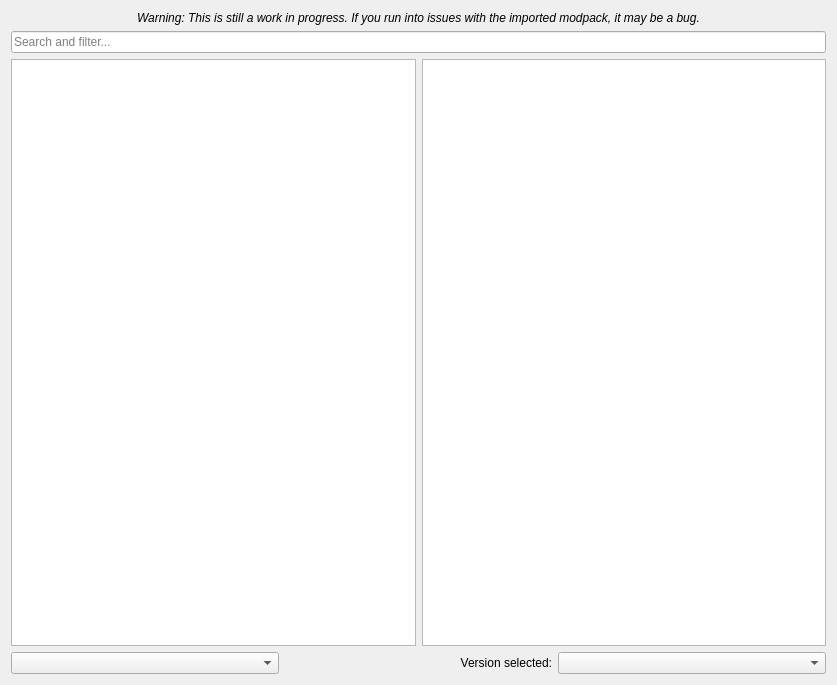
<?xml version="1.0" encoding="UTF-8"?>
<ui version="4.0">
 <class>AtlPage</class>
 <widget class="QWidget" name="AtlPage">
  <property name="geometry">
   <rect>
    <x>0</x>
    <y>0</y>
    <width>837</width>
    <height>685</height>
   </rect>
  </property>
  <layout class="QVBoxLayout" name="verticalLayout">
   <item>
    <widget class="QLabel" name="label_2">
     <property name="font">
      <font>
       <italic>true</italic>
      </font>
     </property>
     <property name="text">
      <string>Warning: This is still a work in progress. If you run into issues with the imported modpack, it may be a bug.</string>
     </property>
     <property name="alignment">
      <set>Qt::AlignCenter</set>
     </property>
     <property name="wordWrap">
      <bool>true</bool>
     </property>
    </widget>
   </item>
   <item>
    <widget class="QLineEdit" name="searchEdit">
     <property name="placeholderText">
      <string>Search and filter...</string>
     </property>
     <property name="clearButtonEnabled">
      <bool>true</bool>
     </property>
    </widget>
   </item>
   <item>
    <layout class="QHBoxLayout" name="horizontalLayout">
     <item>
      <widget class="QTreeView" name="packView">
       <property name="alternatingRowColors">
        <bool>true</bool>
       </property>
       <property name="iconSize">
        <size>
         <width>96</width>
         <height>48</height>
        </size>
       </property>
      </widget>
     </item>
     <item>
      <widget class="QTextBrowser" name="packDescription">
       <property name="openExternalLinks">
        <bool>true</bool>
       </property>
       <property name="openLinks">
        <bool>true</bool>
       </property>
      </widget>
     </item>
    </layout>
   </item>
   <item>
    <layout class="QHBoxLayout" name="horizontalLayout_2">
     <item>
      <widget class="QComboBox" name="sortByBox"/>
     </item>
     <item>
      <widget class="QLabel" name="label">
       <property name="text">
        <string>Version selected:</string>
       </property>
       <property name="alignment">
        <set>Qt::AlignRight|Qt::AlignTrailing|Qt::AlignVCenter</set>
       </property>
      </widget>
     </item>
     <item>
      <widget class="QComboBox" name="versionSelectionBox"/>
     </item>
    </layout>
   </item>
  </layout>
 </widget>
 <tabstops>
  <tabstop>searchEdit</tabstop>
  <tabstop>packView</tabstop>
  <tabstop>packDescription</tabstop>
  <tabstop>sortByBox</tabstop>
  <tabstop>versionSelectionBox</tabstop>
 </tabstops>
 <resources/>
 <connections/>
</ui>
